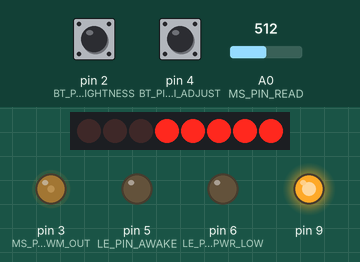
This sketch was run on a simulated Arduino Uno, built with avr-gcc and run on an emulated ATmega328P. On the bench: 8 shift-register outputs drawn as a row of LEDs (first output left, lit = HIGH), output pins drawn as LEDs (lit = HIGH). Wiring (inferred from the names in the program): shift register (74HC595): data pin 10; shift clock pin 7; latch pin 8. Wiring (inferred from the signals the program sends): row of LEDs: on Q0, Q1, Q2, Q3, Q4, Q5, Q6, Q7. Inputs (shaded band) come from the test bench; at power-on: pin 4 (BT_PIN_MI_ADJUST) HIGH, pin 2 (BT_PIN_BRIGHTNESS) HIGH, A0 (MS_PIN_READ) = 512. Sleep ends after the set time or at an interrupt; pins used as bus, display or sensor lines are not drawn.

Above: at 3.4 s.
3.5 s: pin 4 (BT_PIN_MI_ADJUST) pulled LOW for 0.15 s
At 4.7 s:
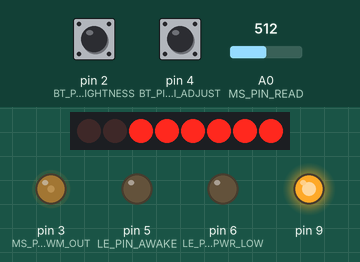
At 6.7 s:
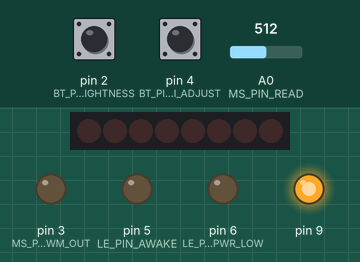
Timing chart, 0 to 25.2 s (numbered marks = the images above; inputs shaded):
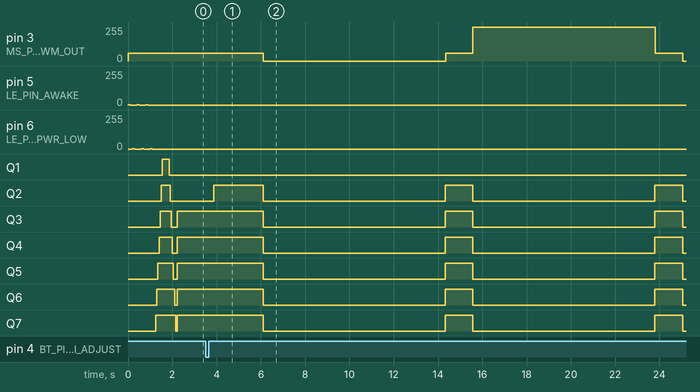

The sketch:

CapacitivePlantMonitor.ino
```cpp
// (licence header left out)
#include "ArdLog.h"
#include "Util.h"
#include "MoistureSensor.h"
#include "MoistureDisplay.h"
#include "MoistureDriver.h"
#include "Arduino.h"
#include "EventBus.h"
#include "LED.h"
#include "Buttons.h"
#include "BrightnessManager.h"
#include "VCCMonitor.h"
#include "PowerSaver.h"
#include "ProbeDriver.h"

LED* led = new LED();
BrightnessManager* brManager = new BrightnessManager();
Buttons* buttons = new Buttons();
PowerSaver* ps = new PowerSaver();
MoistureDisplay* mi = new MoistureDisplay();
ProbeDriver* pd = new ProbeDriver();
VCCMonitor* pm = new VCCMonitor();
MoistureSensor* ms = new MoistureSensor();
MoistureDriver* md = new MoistureDriver(ms, pm);

const static uint8_t DEVICES = 9;
Device* dev[DEVICES] = { led, brManager, buttons, ps, mi, pd, pm, ms, md };

const static uint8_t DEMOS = 2;
Demo* demos[DEMOS] = { led, mi };

/** ### SETUP ### */
void setup() {
#if LOG
  log_setup();
#endif

#if LOG && LOG_CPM
  log(F("\n\n### SETUP ###"));
#endif
  util_setup();
  util_cycle();

  execSetup();
  execDemo();
  execDemosDone();

  clock_prescale_set(CP_CLOCK_DIV);
}

/** ### LOOP ### */
void loop() {
#if LOG && LOG_CPM
  log(F("### LOOP ###"));
#endif

  util_cycle();

  eb_fire(BusEvent::CYCLE);

  if (CP_LOOP_DELAY > 0) {
    delay(CP_LOOP_DELAY);
  }
}

void execDemo() {
  for (uint8_t i = 0; i < DEMOS; i++) {
    demos[i]->demo();
  }
}


void execDemosDone() {
  for (uint8_t i = 0; i < DEMOS; i++) {
    demos[i]->demosDone();
  }
}

void execSetup() {
  for (uint8_t i = 0; i < DEVICES; i++) {
    dev[i]->setup();
  }
}
```

ArdLog.cpp
```cpp
// (licence header left out)
#include "ArdLog.h"

Logger::Logger() {
}

inline void Logger::resetBuf(char *buf, uint8_t size) {
  for (uint8_t idx = 0; idx < size; idx++) {
    buf[idx] = '\0';
  }
}

inline void Logger::resetSbuf() {
  resetBuf(sbuf, AL_SBUF_SIZE);
}

inline void Logger::resetPgbuf() {
  resetBuf(pgbuf, AL_PGBUF_SIZE);
}

inline void Logger::copyPGM(const __FlashStringHelper *ifsh) {
  strcpy_P(pgbuf, (char *)ifsh);
}

void Logger::setup() {
  Serial.begin(AL_SERIAL_SPEED);
#if LOG_FREE_RAM
  log(F("LOG ON,RAM:%u"), getFreeRAM());
#endif
}

void Logger::logRAM(char const *msg) {
  uint16_t free = getFreeRAM();
  log(F("RAM(%s):%u"), msg, free);
}

void Logger::logChangeRAM() {
  uint16_t free = getFreeRAM();
  if (lastFreeRam != free) {
    lastFreeRam = free;
    log(F("RAM:%u"), free);
  }
}

inline uint16_t Logger::getFreeRAM() {
  extern int __heap_start, *__brkval;
  int v;
  return (uint16_t)&v - (__brkval == 0 ? (int)&__heap_start : (int)__brkval);
}

void Logger::logv(const __FlashStringHelper *ifsh, va_list va) {
  resetPgbuf();
  resetSbuf();

  copyPGM(ifsh);
  vsprintf(sbuf, pgbuf, va);
  Serial.println(sbuf);
}

void Logger::log(const __FlashStringHelper *ifsh, ...) {
  va_list va;
  va_start(va, ifsh);
  logv(ifsh, va);
  va_end(va);
}


Logger *logger = new Logger();

void log_setup() {
  logger->setup();
}

void log_cycle() {
#if LOG_FREE_RAM
  logger->lnChangeRAM();
#endif
}

void log(const __FlashStringHelper *ifsh, ...) {
  va_list va;
  va_start(va, ifsh);
  logger->logv(ifsh, va);
  va_end(va);
}
```

ArdLog.h
```cpp
// (licence header left out)
#ifndef ARD_LOG_H
#define ARD_LOG_H

#include "Config.h"
#include <stdarg.h>

/** Enables logger so that it can log over serial port. */
#define LOG false

/** Enable logger for: CapacitivePlantMonitor */
#define LOG_CPM false

/** Enable logger for: BrightnessListener */
#define LOG_BL false

/** Enable logger for: BrightnessManager */
#define LOG_BM false

/** Enable logger for: LED */
#define LOG_LE false

/** Enable logger for: MoistureDisplay */
#define LOG_MI false

/** Enable logger for: MoistureSensor */
#define LOG_MS false

/** Enable logger for: MoistureDriver */
#define LOG_MD false

/** Enable logger for: VCCMonitor */
#define LOG_VC false

/** Enable logger for: Reader */
#define LOG_RE false

/** Enable logger for: Buttons */
#define LOG_BT false

/** Enable logger for: PowerSaver */
#define LOG_PS false

/** Enable logger for: EventBus */
#define LOG_EB false

/** Enable logger for: ProbeDriver */
#define LOG_PD false

/** Enable logger for: LEDBlink */
#define LOG_LB false

void log_setup();
void log_cycle();
void log(const __FlashStringHelper *ifsh, ...);

class Logger {
public:
  Logger();
  void setup();
  void logv(const __FlashStringHelper *ifsh, va_list args);
  void log(const __FlashStringHelper *ifsh, ...);
  void logRAM(char const *msg);
  void logChangeRAM();

private:

  /** Buffer for created message */
  char sbuf[AL_SBUF_SIZE] = { 0 };

  /** Buffer for sprintf-template passed as first argument to log method. */
  char pgbuf[AL_PGBUF_SIZE] = { 0 };

  uint16_t lastFreeRam = 0;

  inline void resetBuf(char *buf, uint8_t size);
  inline void resetSbuf();
  inline void resetPgbuf();
  inline void copyPGM(const __FlashStringHelper *ifsh);

  inline uint16_t getFreeRAM();
};
#endif /* ARD_LOG_H */
```

BrightnessManager.cpp
```cpp
// (licence header left out)
#include "BrightnessManager.h"
#include "EventBus.h"

BrightnessManager* refBrem;

void brem_onNextLevel(va_list ap) {
  refBrem->onNextLevel();
}

BrightnessManager::BrightnessManager()
  : brightness(BM_BRIGHTNESS_INITIAL) {
}

void BrightnessManager::setup() {
  refBrem = this;

  eb_reg(BusEvent::BTN_BRIGHTNESS, &brem_onNextLevel);
}

void BrightnessManager::onNextLevel() {
  brightness += BM_BRIGHTNESS_CHANGE;

  if (brightness > BM_BRIGHTNESS_MAX) {
    brightness = BM_BRIGHTNESS_MIN;

  } else if (brightness + BM_BRIGHTNESS_CHANGE > BM_BRIGHTNESS_MAX) {
    eb_fire(BusEvent::BRIGHTNESS_MAX);
  }

#if LOG && LOG_BM
  log(F("%s NX %d"), NAME, brightness);
#endif

  eb_fire(BusEvent::BRIGHTNESS_CHANGE, brightness);
}
```

BrightnessManager.h
```cpp
// (licence header left out)
#ifndef BRIGHTNESS_MANAGER_H
#define BRIGHTNESS_MANAGER_H

#include "ArdLog.h"
#include "LED.h"

class BrightnessManager : public Device {
public:
  BrightnessManager();

  void onNextLevel();

  // from Device.h
  void setup();

private:
  const static uint8_t MAX_LISTENERS = 2;
  static constexpr const char* NAME = "BM";
  uint16_t brightness;
};

#endif  // BRIGHTNESS_MANAGER_H
```

Buttons.cpp
```cpp
// (licence header left out)
#include "Buttons.h"

Buttons* refButtons;

void buttons_onCycle(va_list ap) {
  refButtons->onCycle();
}

Buttons::Buttons()
  : processMs(0) {
}

void Buttons::setup() {
  setupButton(BT_PIN_BRIGHTNESS);
  setupButton(BT_PIN_MI_ADJUST);

  refButtons = this;
  eb_reg(BusEvent::CYCLE, &buttons_onCycle);
}

void Buttons::onCycle() {
  if (util_ms() - processMs < BT_PRESS_MS) {
    return;
  }
  readButtons();
  processMs = util_ms();
}

void Buttons::readButtons() {
  if (digitalRead(BT_PIN_BRIGHTNESS) == LOW) {
#if LOG && LOG_BT
    log(F("%s BRIGHTNESS"), NAME);
#endif
    eb_fire(BusEvent::BTN_BRIGHTNESS);

  } else if (digitalRead(BT_PIN_MI_ADJUST) == LOW) {
#if LOG && LOG_BT
    log(F("%s ADJUST"), NAME);
#endif
    eb_fire(BusEvent::BTN_ADJ_SENSOR);
  }
}

void Buttons::setupButton(uint8_t pin) {
  pinMode(pin, INPUT);
  digitalWrite(pin, HIGH);  // enable pull-up resistor
}
```

Buttons.h
```cpp
// (licence header left out)
#ifndef BUTTONS_H
#define BUTTONS_H

#include "BrightnessManager.h"
#include "ArdLog.h"
#include "MoistureDriver.h"
#include "LED.h"
#include "EventBus.h"
#include "Device.h"

class Buttons : public Device {
public:
  Buttons();

  void onCycle();

  // from Device.h
  void setup();

private:
  static constexpr const char* NAME = "BT";
  uint32_t processMs;

  void setupButton(uint8_t pin);
  void readButtons();
};

#endif  // BUTTONS_H
```

Demo.h
```cpp
// (licence header left out)
#ifndef DEMO_H_
#define DEMO_H_

#include <Arduino.h>

class Demo {

public:
  /** Plays demo. */
  virtual void demo() = 0;

  virtual void demosDone() = 0;

};
#endif /* DEMO_H_ */
```

Device.h
```cpp
// (licence header left out)
#ifndef DEVICE_H_
#define DEVICE_H_

#include <Arduino.h>

class Device {
public:

  /** Called only once after hard reset */
  virtual void setup() = 0;
};

#endif /* DEVICE_H_ */
```

EventBus.cpp
```cpp
// (licence header left out)
#include "EventBus.h"

static constexpr const char* NAME = "EB";

static const uint8_t FN_NO_IDX = 250;
static const uint8_t LISTNERS_MAX = 10;

static const uint8_t EVENTS_SIZE = static_cast<uint8_t>(BusEvent::COUNT);
static void((*BUS_LIST_FN[EVENTS_SIZE][LISTNERS_MAX])(va_list));
static uint8_t BUS_LIST_FN_SIZE[EVENTS_SIZE] = { 0 };

uint8_t eb_getFnIdx(BusEvent event) {
  return static_cast<int>(event);
}

void eb_reg(BusEvent event, void((*fn)(va_list))) {
  uint8_t enentIdx = eb_getFnIdx(event);
  if (enentIdx == FN_NO_IDX) {
#if LOG
    log(F("%s NO EVENT %d"), NAME, event);
#endif
    return;
  }

  uint8_t fnIdx = BUS_LIST_FN_SIZE[enentIdx]++;
  if (fnIdx >= LISTNERS_MAX) {
#if LOG
    log(F("%s LN OVERFLOW"), NAME);
#endif
    return;
  }
  BUS_LIST_FN[enentIdx][fnIdx] = fn;
#if LOG && LOG_EB
  log(F("%s REG %d=%d"), NAME, event, fnIdx);
#endif
}

void eb_fire(BusEvent event, ...) {

  va_list ap;
  va_start(ap, event);

  uint8_t enentIdx = eb_getFnIdx(event);
  uint8_t eventsSize = BUS_LIST_FN_SIZE[enentIdx];

#if LOG && LOG_EB
  if (event != BusEvent::CYCLE && event != BusEvent::PROBE) {
    log(F("%s EVENT %d->%d"), NAME, event, eventsSize);
  }
#endif

  for (uint8_t fnIdx = 0; fnIdx < eventsSize; fnIdx++) {
    BUS_LIST_FN[enentIdx][fnIdx](ap);
  }
  va_end(ap);
}
```

EventBus.h
```cpp
// (licence header left out)
#ifndef EVENTBUS_H_
#define EVENTBUS_H_

#include "Arduino.h"
#include "ArdLog.h"

enum class BusEvent: uint8_t {

  CYCLE = 0,
  PROBE,

  BTN_BRIGHTNESS,
  BTN_ADJ_SENSOR,

  VCC_LOW,
  VCC_CRITICAL,
  VCC_NOMINAL,

  STANDBY_ON,
  STANDBY_OFF ,

  /** Param: brightness as uint_16, value: BM_BRIGHTNESS_MIN <-> BM_BRIGHTNESS_MAX */
  BRIGHTNESS_CHANGE,
  BRIGHTNESS_MAX,

  /** Param: sensor read in mv in dependency of actual VCC level, see MI_LEVEL_MAP for details */
  MOISTURE_LEVEL_CHANGE,

  /** Param: current aductment as value beetwen MI_ADJUST_LEV_MIN and MI_ADJUST_LEV_MAX */
  MOISTURE_ADJ_NEXT,

  /* Number of elements in this enum. */
  COUNT
};

void eb_fire(BusEvent event, ...);
void eb_reg(BusEvent event, void (*func)(va_list));

#endif /* EVENTBUS_H_ */
```

LED.cpp
```cpp
// (licence header left out)
#include "LED.h"

LED* refLED;

void led_onButtonPress(va_list ap){
  refLED->onButtonPress();
}

void led_onMaxBrightness(va_list ap){
  refLED->onMaxBrightness();
}

void led_onBrightnessChange(va_list ap){
  refLED->onBrightnessChange(va_arg(ap, uint16_t));;
}

void led_onPowerLow(va_list ap){
  refLED->onPowerLow();
}

void led_onPowerNominal(va_list ap){
  refLED->onPowerNominal();
}

LED::LED()
  : brightness(BM_BRIGHTNESS_INITIAL) {
  powerLow = new LEDBlink(LedPin::PWR_LOW, LE_PWR_LOW_ON_DELAY, LE_PWR_LOW_OFF_DELAY, LE_PWR_LOW_ON_BRIGHTNESS, LE_PWR_LOW_OFF_BRIGHTNESS);
}

void LED::setup() {
  powerLow->setup();

  for (uint8_t pin = FIRST_PIN; pin <= LAST_PIN; pin++) {
    pinMode(pin, OUTPUT);
    analogWrite(pin, LOW);
  }

  refLED = this;

  eb_reg(BusEvent::BTN_ADJ_SENSOR, &led_onButtonPress);
  eb_reg(BusEvent::BTN_BRIGHTNESS, &led_onButtonPress);
  eb_reg(BusEvent::BRIGHTNESS_MAX, &led_onMaxBrightness);
  eb_reg(BusEvent::BRIGHTNESS_CHANGE, &led_onBrightnessChange);
  eb_reg(BusEvent::VCC_LOW, &led_onPowerLow);
  eb_reg(BusEvent::VCC_NOMINAL, &led_onPowerNominal);
}

void LED::demo() {
  for (uint8_t bl = 0; bl < LE_DEMO_BLNIKS; bl++) {
    for (uint8_t pin = FIRST_PIN; pin <= LAST_PIN; pin++) {
      LedPin pinEn = static_cast<LedPin>(pin);
      on(pinEn);
      delay(LE_DEMO_DELAY);
      off(pinEn);
      delay(LE_DEMO_DELAY);
    }
  }
}

void LED::demosDone() {
}

void LED::off(LedPin led) {
  uint8_t pin = led;
#if LOG && LOG_LE
  log(F("%s OFF %d"), NAME, pin);
#endif
  analogWrite(pin, LOW);
}

void LED::on(LedPin led) {
  on(led, brightness);
}

void LED::on(LedPin led, uint8_t brightness) {
  uint8_t pin = led;
#if LOG && LOG_LE
  log(F("%s ON %d %d"), NAME, pin, brightness);
#endif
  analogWrite(pin, brightness);
}

void LED::onBrightnessChange(uint8_t newbr) {
  brightness = newbr;
}

void LED::onPowerLow() {
  powerLow->on();
}

void LED::onPowerNominal() {
  powerLow->off();
}

void LED::onMaxBrightness() {
  for (uint8_t i = 0; i < LED_BR_MAX_BLINK_REPEAT; i++) {
    off(LedPin::INFO);
    delay(LED_BR_MAX_BLINK_OFF_DELAY);
    on(LedPin::INFO);
    delay(LED_BR_MAX_BLINK_ON_DELAY);
  }
  off(LedPin::INFO);
}

void LED::onButtonPress() {
  for (uint8_t i = 0; i < LE_PRESS_BLINK_REPEAT; i++) {
    off(LedPin::INFO);
    delay(LE_PRESS_BLINK_OFF_DELAY);
    on(LedPin::INFO);
    delay(LE_PRESS_BLINK_ON_DELAY);
  }
  off(LedPin::INFO);
}
```

LED.h
```cpp
// (licence header left out)
#ifndef LED_H
#define LED_H

#include "ArdLog.h"
#include "Config.h"
#include "Demo.h"
#include "EventBus.h"
#include "Device.h"
#include "LEDBlink.h"

// Enum values are out PINs
enum LedPin { INFO = LE_PIN_AWAKE,
              PWR_LOW = LE_PIN_PWR_LOW };

class LED : public Demo, public Device {

public:
  LED();

  void on(LedPin led);
  void on(LedPin led, uint8_t brightness);
  void off(LedPin led);

  void onBrightnessChange(uint8_t level);
  void onButtonPress();
  void onMaxBrightness();
  void onPowerLow();
  void onPowerNominal();
  void onCycle();

  // from Demo.h
  void demo();
  void demosDone();

  // from Device.h
  void setup();

private:
  const static uint8_t FIRST_PIN = LedPin::INFO;
  const static uint8_t LAST_PIN = LedPin::PWR_LOW;
  static constexpr const char* NAME = "LE";
  uint16_t brightness;
  LEDBlink* powerLow;
};

#endif  // LED_H
```

LEDBlink.cpp
```cpp
#include "HardwareSerial.h"
/*
 * Licensed to the Apache Software Foundation (ASF) under one or more
 * contributor license agreements.  See the NOTICE file distributed with
 * this work for additional information regarding copyright ownership.
 * The ASF licenses this file to You under the Apache License, Version 2.0
 * (the "License"); you may not use this file except in compliance with
 * the License.  You may obtain a copy of the License at
 *
 *      http://www.apache.org/licenses/LICENSE-2.0
 *
 * Unless required by applicable law or agreed to in writing, software
 * distributed under the License is distributed on an "AS IS" BASIS,
 * WITHOUT WARRANTIES OR CONDITIONS OF ANY KIND, either express or implied.
 * See the License for the specific language governing permissions and
 * limitations under the License.
 */
#include "LEDBlink.h"

LEDBlink* refLblink;

void lblink_onChangeBrightness(va_list ap) {
  refLblink->onCycle();
}

LEDBlink::LEDBlink(uint8_t pin, uint16_t onDelay, uint16_t offDelay, uint8_t brightnessOn, uint8_t brightnessOff)
  : pin(pin), onDelay(onDelay), offDelay(offDelay), enabled(false), lastUpdateMs(0), brightnessOn(brightnessOn), brightnessOff(brightnessOff), ledOn(false) {
}

void LEDBlink::setup() {
  refLblink = this;
  eb_reg(BusEvent::CYCLE, &lblink_onChangeBrightness);
}

void LEDBlink::onCycle() {
  if (!enabled) {
    return;
  }

  uint32_t lastUpdate = util_ms() - lastUpdateMs;

  if (ledOn && lastUpdate > onDelay) {
    ledOn = false;
    lastUpdateMs = util_ms();
    analogWrite(pin, brightnessOff);

  } else if (!ledOn && lastUpdate > offDelay) {
    ledOn = true;
    lastUpdateMs = util_ms();
    analogWrite(pin, brightnessOn);
  }
}

void LEDBlink::on() {
  enabled = true;
}

void LEDBlink::off() {
  enabled = false;
  analogWrite(pin, LOW);
}
```

LEDBlink.h
```cpp
// (licence header left out)
#include "Arduino.h"
#include "ArdLog.h"
#include "Config.h"
#include "EventBus.h"
#include "Util.h"
#include "Device.h"

#ifndef LED_BLINK
#define LED_BLINK

class LEDBlink : public Device {

public:
  LEDBlink(uint8_t pin, uint16_t onDelay, uint16_t offDelay, uint8_t brightnessOn, uint8_t brightnessOff);
  void on();
  void off();

 void onCycle();

   // from Device.h
  void setup();

private:
  static constexpr const char* NAME = "LB";

  uint16_t onDelay;
  uint16_t offDelay;
  uint8_t pin;
  uint8_t brightnessOn;
  uint8_t brightnessOff;
  boolean ledOn;
  boolean enabled;
  uint32_t lastUpdateMs;
};

#endif  // edd LED_BLINK
```

MoistureDisplay.h
```cpp
// (licence header left out)
#ifndef MOISTURE_DISPLAY_H
#define MOISTURE_DISPLAY_H

#include "Config.h"
#include "ArdLog.h"
#include "Demo.h"
#include "EventBus.h"
#include "Device.h"

/** Moisture level LED display base on 74HC595 */
class MoistureDisplay : public Demo, public Device {
public:

  MoistureDisplay();

  /** #level goes from #MI_LEVEL_MIN to #MI_LEVEL_MAX inclusive -> from dry to wet. */
  void show(uint8_t level);

  /** #level goes from #MI_LEVEL_MIN to #MI_LEVEL_MAX inclusive -> from dry to wet. */
  void blink(uint8_t level);

  // from Demo.h
  void demo();
  void demosDone();

  // from Device.h
  void setup();

  void onChangeBrightness(uint8_t level);
  void onMoistureAdjust(uint8_t level);
  void onMoistureLevelChange(uint8_t level);

  void onPowerLow();
  void onStandByOn();
  void onStandByOff();
  void onPowerCritical();

private:
  uint8_t moistureLevel;
  static constexpr const char* NAME = "MI";

  void changeBrightness(uint8_t level);
  void showCurrentMoistureLevel();
  void ledsOff();


};

#endif  // MOISTURE_DISPLAY_H
```

MoistureSensor.cpp
```cpp
// (licence header left out)
#include "MoistureSensor.h"

MoistureSensor* refMsen;

void msen_onStandby(va_list ap) {
  refMsen->onStandby();
}

void msen_onWakeup(va_list ap) {
  refMsen->onWakeup();
}

MoistureSensor::MoistureSensor() {
  reader = new Reader(new MoistureReader());
}

uint16_t MoistureSensor::read() {
  uint16_t val = reader->read();

#if LOG && LOG_MS
  log(F("%s RV:%d"), NAME, val);
#endif

  return val;
}

void MoistureSensor::setup() {
  pinMode(MS_PIN_PWM_OUT, OUTPUT);

  // setup for Timer 2 controlling PIN 3 and 11
  TCCR2B = 0;
  TCNT2 = 0;
  TCCR2A = _BV(COM2B1) | _BV(WGM20) | _BV(WGM21);
  TCCR2B = _BV(WGM22);
  OCR2A = MS_PWM_PERIOD;
  OCR2B = MS_PWM_PERIOD / MS_PWM_DUTY;
  onWakeup();

  refMsen = this;
  eb_reg(BusEvent::STANDBY_ON, &msen_onStandby);
  eb_reg(BusEvent::STANDBY_OFF, &msen_onWakeup);
}

void MoistureSensor::onWakeup() {
  TCCR2B |= _BV(CS20);
}

void MoistureSensor::onStandby() {
  TCCR2B &= ~_BV(CS20);
  TCNT2 = 0;
}

// ############## MoistureReader ################
MoistureReader::MoistureReader() {
}

uint16_t MoistureReader::read() {
  return analogRead(MS_PIN_READ);
}

const char* MoistureReader::name() {
  return NAME;
}
```

Source omitted: MoistureDisplay.cpp (3983 bytes), MoistureSensor.h (1474 bytes), PowerSaver.cpp (2940 bytes), PowerSaver.h (1368 bytes), Reader.cpp (1236 bytes), Reader.h (1170 bytes), Util.cpp (991 bytes), Util.h (1463 bytes), VCCMonitor.cpp (2327 bytes), VCCMonitor.h (1523 bytes), VCCProvider.h (975 bytes), Config.h (7692 bytes) and 4 more
